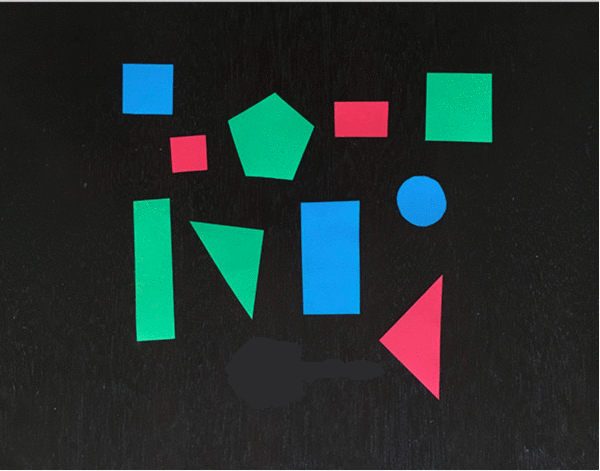
#> input picture ShapeDetectAndAnalysisTutorial/example_shapes.png, 600 x 471 px
$ python center_of_shape.py --image example_shapes.png   (older library calls are emulated)
#> lines starting #> are read from the running program, lines starting #| are printed output that depends on the picture; after the words box and inside, x2 and y2 are one past the last pixel; in counts of white or black regions, pixels touching at a corner belong together
# import the necessary packages
import argparse
import imutils
import cv2

# construct the argument parse and parse the arguments
ap = argparse.ArgumentParser()
ap.add_argument("-i", "--image", required=True,
                help="path to the input image")

args = vars(ap.parse_args())

# load the image, convert it to grayscale, blur it slightly,
# and threshold it
image = cv2.imread(args["image"])
#> image is the input picture: shape (471, 600, 3); mean B, G, R 47.9, 48, 34.9
gray = cv2.cvtColor(image, cv2.COLOR_BGR2GRAY)
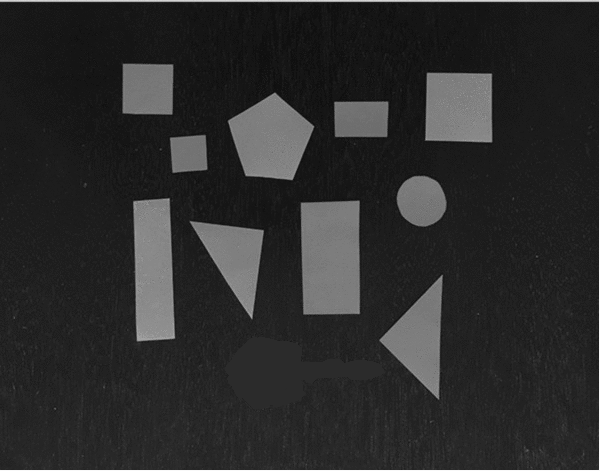
#> gray: shape (471, 600); min 15, max 248, mean 44.1
blurred = cv2.GaussianBlur(gray, (5, 5), 0)
thresh = cv2.threshold(blurred, 60, 255, cv2.THRESH_BINARY)[1]
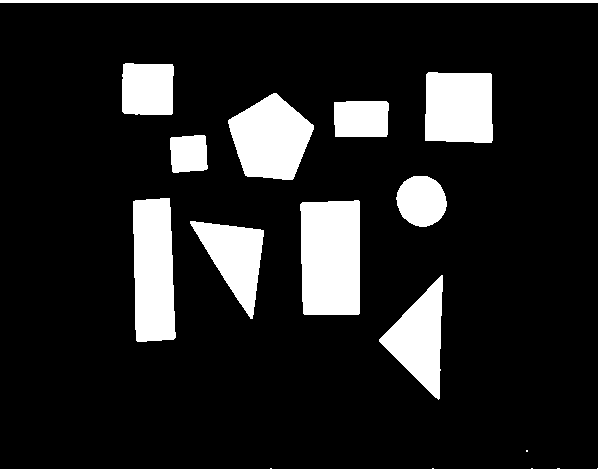
#> thresh: shape (471, 600); 14.6% white; 12 white regions (1 under 20 px)

# find contours in the thresholded image
cnts = cv2.findContours(thresh.copy(), cv2.RETR_EXTERNAL,
	cv2.CHAIN_APPROX_SIMPLE)
#> cnts = 12 contours, 1 with area under 20; largest, box (x1, y1, x2, y2) and area: (300, 200, 360, 315) 6475, (133, 198, 176, 342) 5308, (228, 93, 314, 180) 4976, (425, 72, 493, 143) 4470, (379, 275, 443, 400) 3895
cnts = cnts[0] if imutils.is_cv2() else cnts[1]

# loop over the contours
MIN_THRESH = 10;
for c in cnts:
    # compute the center of the contour
    if cv2.contourArea(c) > MIN_THRESH:
        M = cv2.moments(c)
        cX = int(M["m10"] / M["m00"])
        cY = int(M["m01"] / M["m00"])

        # draw the contour and center of the shape on the image
        cv2.drawContours(image, [c], -1, (0, 255, 0), 2)
        cv2.circle(image, (cX, cY), 7, (255, 255, 255), -1)
        cv2.putText(image, "center", (cX - 20, cY - 20),
                    cv2.FONT_HERSHEY_SIMPLEX, 0.5, (255, 255, 255), 2)

        # show the image
        cv2.imshow("Image", image)
        cv2.waitKey(0)
#> this loop made 12 passes
#> (cX, cY) on passes 2 to 12: (419, 338), (234, 257), (330, 257), (153, 270), (421, 200), (188, 153), (360, 118), (270, 138), (458, 107), (147, 88), (361, 174)
#> c on pass 1: [[526, 450], [526, 451], [527, 451], [527, 450]]
#> pass 2, `cv2.imshow("Image", image)`:
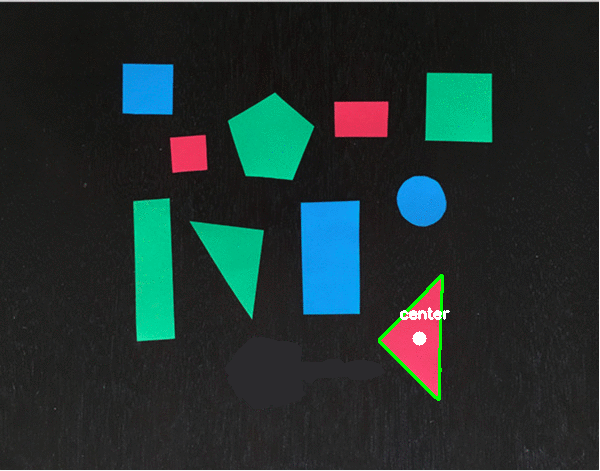
#> window 'Image': shape (471, 600, 3); mean B, G, R 48, 49, 34.5
#> after the loop:
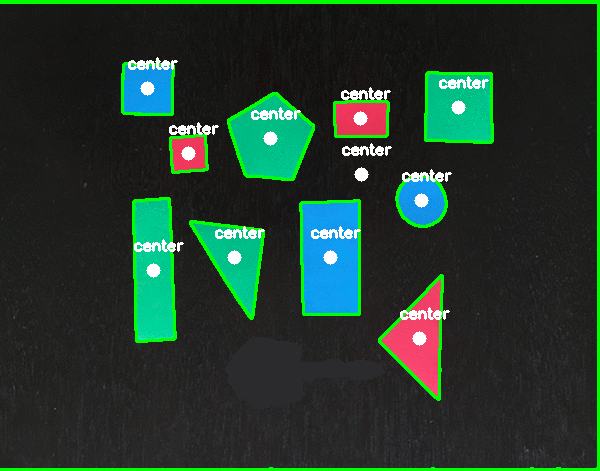
#> image: shape (471, 600, 3); 6.54% of pixels changed, all inside (x1, y1, x2, y2) = (0, 0, 600, 471)
